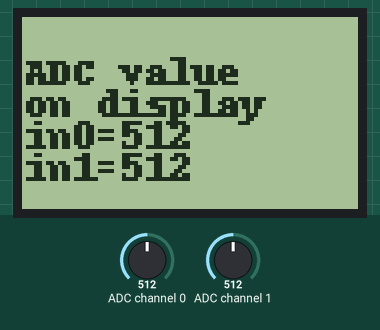
Simulated run of this program. Board: Raspberry Pi (BCM pin numbers). Shown: 84×48 one-colour display. Inputs (shaded band) come from the test bench; at power-on: ADC channel 0 = 512, ADC channel 1 = 512 (analog values on the 0–1023 scale).

Above: at 1.2 s.
1.3 s: ADC channel 0 set to 716
At 2.1 s:
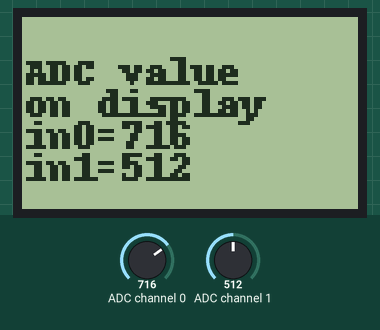
2.8 s: ADC channel 1 set to 716
At 3.6 s:
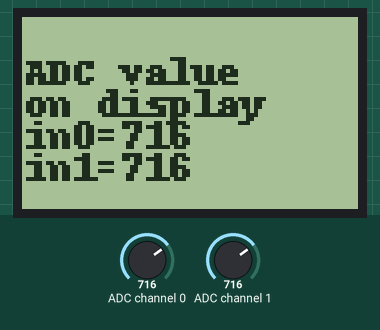
4.3 s: ADC channel 0 set to 900
At 5.0 s:
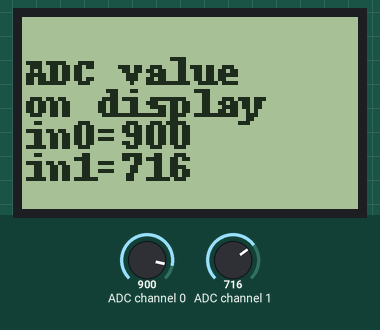
5.8 s: ADC channel 1 set to 900
At 6.5 s:
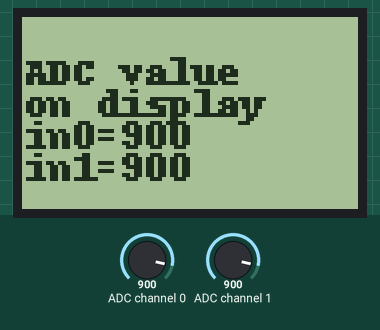
7.3 s: ADC channel 0 set to 1023
At 7.9 s:
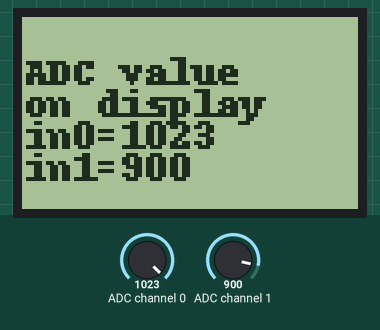
8.8 s: ADC channel 1 set to 1023
At 10.0 s:
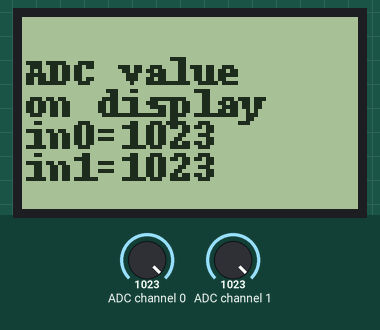
Timing chart, 0 to 11.3 s (numbered marks = the images above; inputs shaded):
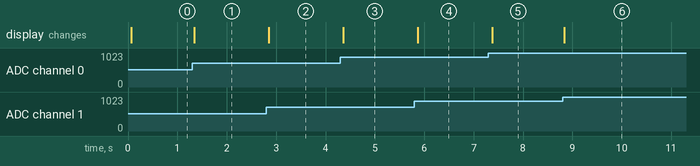

Measured:
- after the input at 1.3 s, the display: changes at once (image 1)
- after the input at 2.8 s, the display: changes after 0.05 s (image 2)
- after the input at 4.3 s, the display: changes after 0.06 s (image 3)
- after the input at 5.8 s, the display: changes after 0.07 s (image 4)
- after the input at 7.3 s, the display: changes after 0.07 s (image 5)
- after the input at 8.8 s, the display: changes at once (image 6)

The program:

Oefening2.py
```python
import time
import busio
import digitalio
import board
import adafruit_pcd8544
from PIL import Image
from PIL import ImageDraw
from PIL import ImageFont
from adafruit_bus_device.spi_device import SPIDevice

spi = busio.SPI(board.SCK, MOSI=board.MOSI, MISO=board.MISO)

# Initialize SPI bus
spi = busio.SPI(board.SCK, MOSI=board.MOSI, MISO=board.MISO)
# Initialize control pins for adc
cs0 = digitalio.DigitalInOut(board.CE0)  # chip select
adc = SPIDevice(spi, cs0, baudrate= 1000000)

def readadc(adcnum):
    if ((adcnum > 7) or (adcnum < 0)):
        return -1
    with adc:
        r = bytearray(3)
        spi.write_readinto([1,(8+adcnum)<<4,0], r)
        time.sleep(0.000005)
        adcout = ((r[1]&3) << 8) + r[2]
        return adcout

dc = digitalio.DigitalInOut(board.D23)
cs1 = digitalio.DigitalInOut(board.CE1)
reset = digitalio.DigitalInOut(board.D24)
display = adafruit_pcd8544.PCD8544(spi, dc, cs1, reset, baudrate = 1000000)
display.bias = 4
display.contrast = 30
display.invert = True

display.fill(0)
display.show()

font = ImageFont.load_default()

while True:
    tmp0 = readadc(0) # read channel 0
    tmp1 = readadc(1)

    image = Image.new('1', (display.width, display.height))
    draw = ImageDraw.Draw(image)
    draw.rectangle((0, 0, display.width, display.height), outline=255, fill=255)

    draw.text((1,8), 'ADC value', font=font)
    draw.text((1,16), 'on display', font=font)
    draw.text((1,24), 'in0=' + str(tmp0), font=font)
    draw.text((1, 32), 'in1=' + str(tmp1), font=font)

    display.image(image)
    display.show()
```
